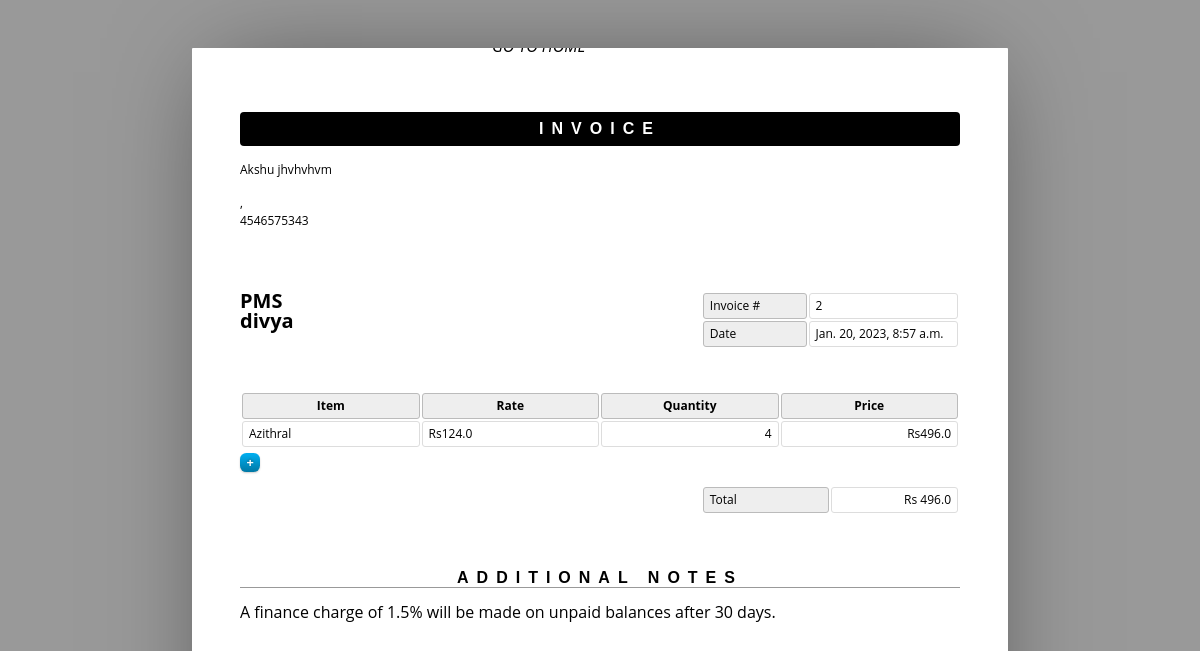
The app's page /display_bill/2 (signed in) with its own data.
### base/models.py (models this page shows, shortened)
class Customer(models.Model):
    first_name=models.CharField(max_length=255)
    middle_name=models.CharField(max_length=255)
    last_name=models.CharField(max_length=255)
    phno=models.CharField(max_length=10,unique=True)
    DOB=models.DateField(auto_now=False, auto_now_add=False)
    address=models.ForeignKey(Address,on_delete=models.SET_NULL,null=True)

class Order(models.Model):
    user = models.ForeignKey(User,on_delete=models.SET_NULL,null=True)
    customer = models.ForeignKey(Customer,on_delete=models.CASCADE)
    items = models.ManyToManyField(OrderItem)
    start_date = models.DateTimeField(auto_now_add=True)
    ordered_date=models.DateTimeField()
    ordered = models.BooleanField(default=False)
    def get_total(self):
        total = 0
        for order_item in self.items.all():
            total += order_item.get_final_price()
        return total

class OrderItem(models.Model):
    customer=models.ForeignKey(Customer,on_delete=models.CASCADE)
    ordered = models.BooleanField(default=False)
    item = models.ForeignKey(Medicine, on_delete=models.CASCADE)
    quantity = models.IntegerField(default=1)
    def get_final_price(self):
        return self.quantity * self.item.price

class Medicine(models.Model):
    name=models.CharField(max_length=255)
    category=models.ForeignKey(Category,on_delete=models.SET_NULL, null=True)
    description = models.TextField(null=True, blank=True)
    image = models.FileField(blank=True)
    quantity=models.IntegerField(default=0)
    ali = models.BooleanField(default=False)
    price = models.FloatField()

### base/views.py (the view)
# urls.py: path("display_bill/<int:id>",views.display_bill,name='display_bill'),
@login_required(login_url='login')
def display_bill(request,id):
    order=Order.objects.get(id=id)
    customer=order.customer
    context={'object':order,'customer':customer}
    return render(request,'base/bill.html',context)

### base/templates/base/bill.html (shortened to what this page needs)
{% load static %}
<html>
	<head>
		<link rel="stylesheet" href="{% static 'styles/bill_style.css' %}">
	</head>
	<body>
		<a href="{% url 'home'  %}"><h3	style="position: relative; top:-5vh; font-style: italic; left: 21vw;">GO TO HOME</h3></a>
		<header>
			<h1>Invoice</h1>
			<address contenteditable>
				<p>{{customer.first_name}} {{customer.last_name}}</p>
				<p>{{customer.street_address}}<br>{{customer.country}}, {{customer.zip}}</p>
				<p>{{customer.phno}}</p>
			</address>
		</header>
		<article>
			<address contenteditable>
				<p>PMS<br>{{request.user}}</p>
			</address>
			<table class="meta">
				<tr>
					<th><span contenteditable>Invoice #</span></th>
					<td><span contenteditable>{{object.id}}</span></td>
				</tr>
				<tr>
					<th><span contenteditable>Date</span></th>
					<td><span contenteditable>{{object.start_date}}</span></td>
				</tr>
			</table>
			<table class="inventory">
				<thead>
					<tr>
						<th><span contenteditable>Item</span></th>
						<th><span contenteditable>Rate</span></th>
						<th><span contenteditable>Quantity</span></th>
						<th><span contenteditable>Price</span></th>
					</tr>
				</thead>
				<tbody>
                    {% for order_item in object.items.all %}
					<tr>
						<td><a class="cut">-</a><span contenteditable>{{ order_item.item.name}}</span></td>
						<td><span data-prefix>Rs</span><span contenteditable>{{order_item.item.price}}</span></td>
						<td><span contenteditable>{{order_item.quantity}}</span></td>
						<td><span data-prefix>Rs</span><span>{{order_item.get_final_price}}</span></td>
					</tr>
                    {%endfor %}
				</tbody>
			</table>
			<a class="add">+</a>
			<table class="balance">
				<tr>
					<th><span contenteditable>Total</span></th>
					<td><span data-prefix>Rs  </span><span>{{ object.get_total }}</span></td>
				</tr>
			</table>
		</article>
		<aside>
			<h1><span contenteditable>Additional Notes</span></h1>
			<div contenteditable>
				<p>A finance charge of 1.5% will be made on unpaid balances after 30 days.</p>
			</div>
		</aside>
	</body>
</html>

### static/styles/bill_style.css (style rules this page uses)
* { border: 0; box-sizing: content-box; color: inherit; font-family: inherit; font-size: inherit; font-style: inherit; font-weight: inherit; line-height: inherit; list-style: none; margin: 0; padding: 0; text-decoration: none; vertical-align: top; }
*[contenteditable] { border-radius: 0.25em; min-width: 1em; outline: 0; }
*[contenteditable] { cursor: pointer; }
span[contenteditable] { display: inline-block; }
h1 { font: bold 100% sans-serif; letter-spacing: 0.5em; text-align: center; text-transform: uppercase; }
table { font-size: 75%; table-layout: fixed; width: 100%; }
table { border-collapse: separate; border-spacing: 2px; }
th, td { border-width: 1px; padding: 0.5em; position: relative; text-align: left; }
th, td { border-radius: 0.25em; border-style: solid; }
th { background: #EEE; border-color: #BBB; }
td { border-color: #DDD; }
html { font: 16px/1 'Open Sans', sans-serif; overflow: auto; padding: 0.5in; }
html { background: #999; cursor: default; }
body { box-sizing: border-box; height: 11in; margin: 0 auto; overflow: hidden; padding: 0.5in; width: 8.5in; }
body { background: #FFF; border-radius: 1px; box-shadow: 0 0 1in -0.25in rgba(0, 0, 0, 0.5); }
header { margin: 0 0 3em; }
header:after { clear: both; content: ""; display: table; }
header h1 { background: #000; border-radius: 0.25em; color: #FFF; margin: 0 0 1em; padding: 0.5em 0; }
header address { float: left; font-size: 75%; font-style: normal; line-height: 1.25; margin: 0 1em 1em 0; }
header address p { margin: 0 0 0.25em; }
article, article address, table.meta, table.inventory { margin: 0 0 3em; }
article:after { clear: both; content: ""; display: table; }
article address { float: left; font-size: 125%; font-weight: bold; }
table.meta, table.balance { float: right; width: 36%; }
table.meta:after, table.balance:after { clear: both; content: ""; display: table; }
table.meta th { width: 40%; }
table.meta td { width: 60%; }
table.inventory { clear: both; width: 100%; }
table.inventory th { font-weight: bold; text-align: center; }
table.inventory td:nth-child(1) { width: 26%; }
table.inventory td:nth-child(2) { width: 38%; }
table.inventory td:nth-child(3) { text-align: right; width: 12%; }
table.inventory td:nth-child(4) { text-align: right; width: 12%; }
table.balance th, table.balance td { width: 50%; }
table.balance td { text-align: right; }
aside h1 { border: none; border-width: 0 0 1px; margin: 0 0 1em; }
aside h1 { border-color: #999; border-bottom-style: solid; }
.add, .cut { border-width: 1px; display: block; font-size: .8rem; padding: 0.25em 0.5em; float: left; text-align: center; width: 0.6em; }
.add, .cut { background: #9AF; box-shadow: 0 1px 2px rgba(0,0,0,0.2); background-image: -moz-linear-gradient(#00ADEE 5%, #0078A5 100%); background-image: -webkit-linear-gradient(#00ADEE 5%, #0078A5 100%); border-radius: 0.5em; border-color: #0076A3; color: #FFF; cursor: pointer; font-weight: bold; text-shadow: 0 -1px 2px rgba(0,0,0,0.333); }
.add { margin: -2.5em 0 0; }

### records on screen
Customer: first_name "Akshu", last_name "jhvhvhvm", phno "4546575343"
Order: id "2", start_date "Jan. 20, 2023, 8:57 a.m.", get_total "496.0"
OrderItem: item.name "Azithral", item.price "124.0", quantity "4", get_final_price "496.0"

### other values on screen
{{ request.user }} "divya"
